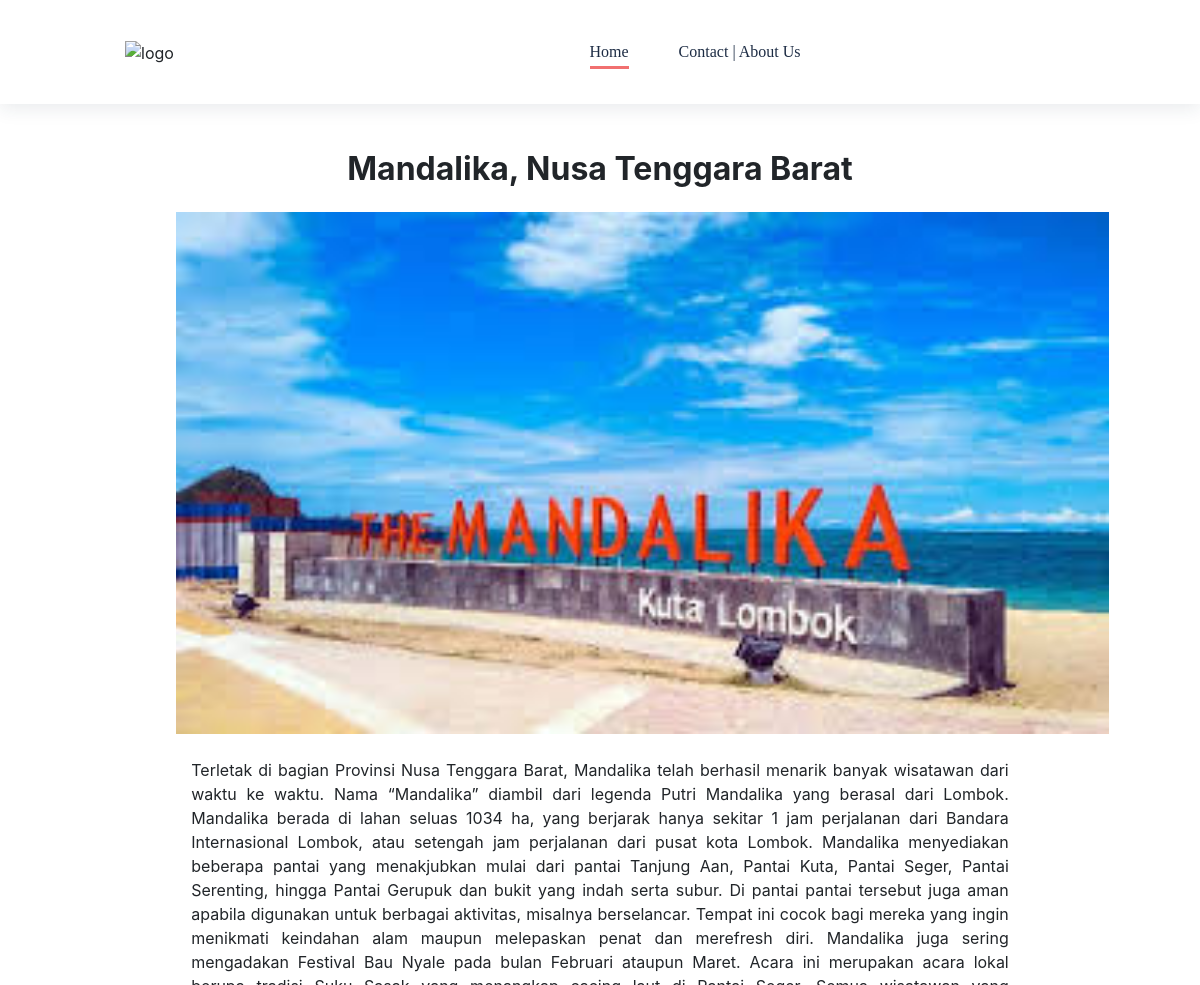
The page /detail.php?id=1 (upper part) on the database as committed earlier.
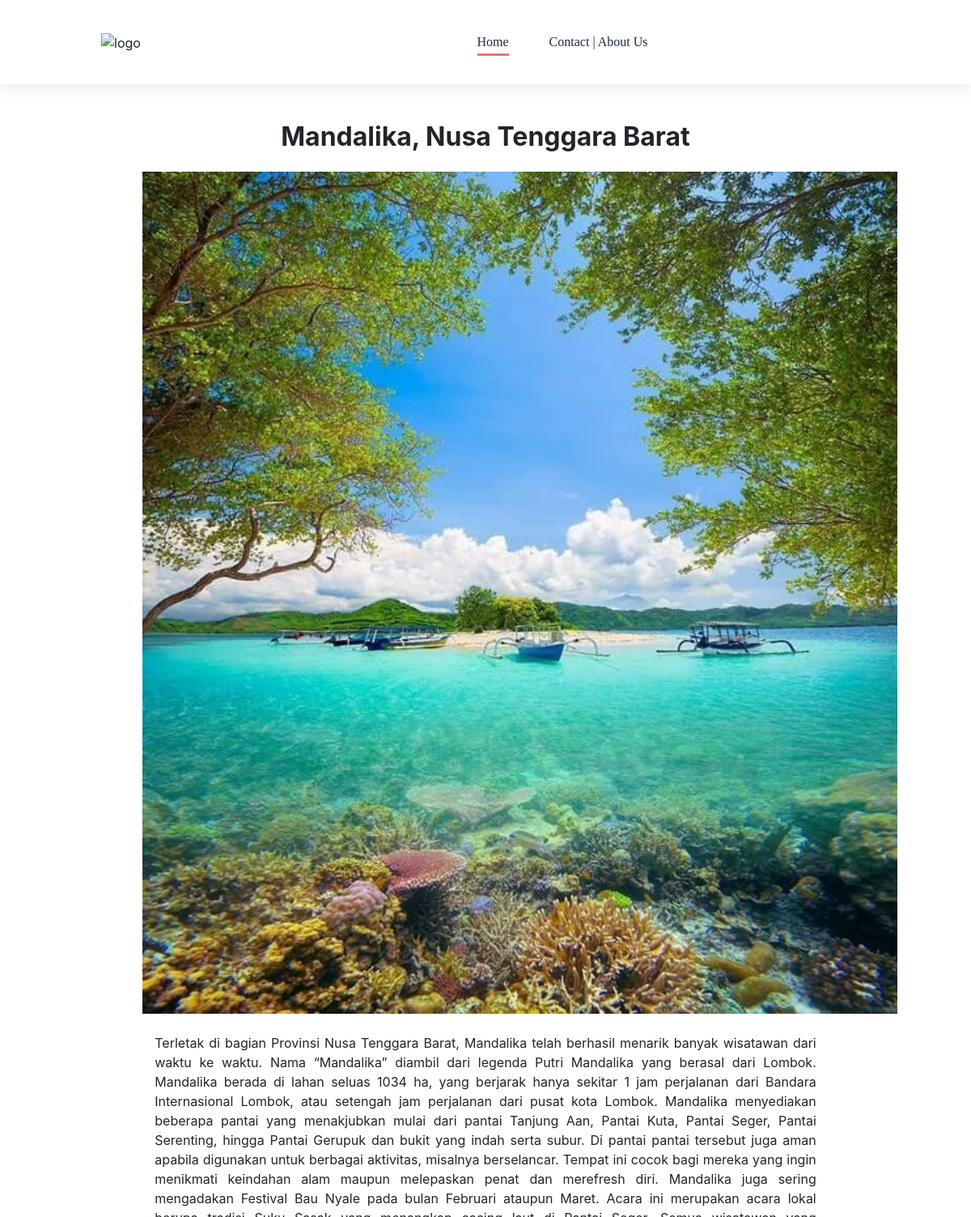
The same page on the database as committed later.
### tables this page shows
CREATE TABLE `detail` (
  `id` int(12) NOT NULL,
  `foto` varchar(255) NOT NULL,
  `title` varchar(100) NOT NULL,
  `content` text NOT NULL,
  `created_at` timestamp NOT NULL DEFAULT current_timestamp(),
  `updated_at` timestamp NOT NULL DEFAULT current_timestamp(),
  `deleted_at` timestamp NULL DEFAULT NULL
);

### detail.php (the view, shortened to what this page needs)
<?php
require_once 'admin/config/db.php';
$id = $_GET['id'];
$query = mysqli_query($db, "SELECT * FROM detail WHERE id = $id");
$data = mysqli_fetch_array($query);
?>
<!DOCTYPE html>
<html lang="en">
  <head>
    <link rel="stylesheet" href="assets/css/style.css">
    <link rel="stylesheet" href="assets/css/slick.css">
    <link rel="stylesheet" href="assets/css/jquery-ui.css">
    <link rel="stylesheet" href="assets/css/custom_bootstrap.css">
    <link href="admin/assets/fontawesome-free/css/all.min.css" rel="stylesheet">
    <link rel="stylesheet" href="assets/css/plyr.css">
    <link rel="stylesheet" href="assets/css/aos.css">
    <link rel="stylesheet" href="assets/css/animate.css">
    <link rel="stylesheet" href="assets/css/themify-icons.css">
  </head>
  <body>
    <div id="main">
      <header>
        <div class="header-wrapper">
          <div class="container">
            <div class="header-menu">
              <div class="row no-gutters align-items-center justify-content-center">
                <div class="col-4 col-md-2">
                  <a class="logo" disabled="">
                    <img src="assets/images/index/traveller.jpg" alt="logo" width="90%">
                  </a>
                </div>
                <div class="col-8 col-md-8">
                <nav class="navigation">
                  <ul>
                    <li class="nav-item"><a class="pisen-nav-link active" href="index.php">Home</a></i>
                    <li class="nav-item"><a class="pisen-nav-link" href="cas.php">Contact | About Us</a></li>
                  </ul>
                </nav>
              </div>
            </div>
          </div>
        </div>
      </header>
      <section>
        <div class="container">
        <h2 class="text-center"> <b> <?= $data["title"]; ?> </b> </h2> <br>
          <div class="row justify-content-center">
            <div class="col-12 col-md-9" align="justify">
              <div class="post-block post-classic">
                <div class="post-img">
                  <img src="assets/images/detail/<?= $data["foto"]; ?>" width="110%" height="50%" alt="post image">
                </div>
                <p class="container mt-4 mb-4">
                </p>
                </div>
              </div>
            </div>
          </div>
      </section>
    </div>
  </body>
</html>

Rows that differ between the two databases and show on the page:
changed detail "Mandalika, Nusa Tenggara Barat": foto: a different picture
